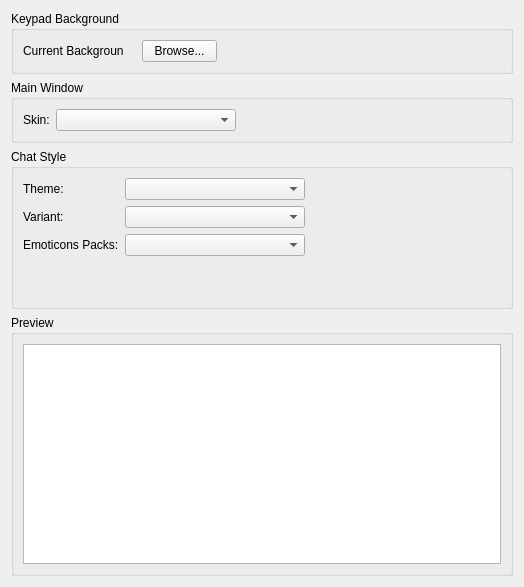
<ui version="4.0" >
 <class>AppearanceSettings</class>
 <widget class="QWidget" name="AppearanceSettings" >
  <property name="geometry" >
   <rect>
    <x>0</x>
    <y>0</y>
    <width>524</width>
    <height>587</height>
   </rect>
  </property>
  <property name="windowTitle" >
   <string>Form</string>
  </property>
  <layout class="QGridLayout" name="gridLayout_6" >
   <item row="0" column="0" >
    <widget class="QGroupBox" name="groupBox_4" >
     <property name="title" >
      <string>Keypad Background</string>
     </property>
     <property name="checkable" >
      <bool>false</bool>
     </property>
     <layout class="QGridLayout" name="gridLayout_5" >
      <item row="0" column="0" >
       <widget class="QLabel" name="label_6" >
        <property name="maximumSize" >
         <size>
          <width>100</width>
          <height>16777215</height>
         </size>
        </property>
        <property name="text" >
         <string>Current Background:</string>
        </property>
       </widget>
      </item>
      <item row="0" column="2" >
       <widget class="QPushButton" name="changeKeypadBackground" >
        <property name="enabled" >
         <bool>true</bool>
        </property>
        <property name="maximumSize" >
         <size>
          <width>75</width>
          <height>16777215</height>
         </size>
        </property>
        <property name="text" >
         <string>Browse...</string>
        </property>
       </widget>
      </item>
      <item row="0" column="1" >
       <widget class="QLabel" name="keypadBackgrounLabel" >
        <property name="sizePolicy" >
         <sizepolicy vsizetype="Preferred" hsizetype="Preferred" >
          <horstretch>0</horstretch>
          <verstretch>0</verstretch>
         </sizepolicy>
        </property>
        <property name="minimumSize" >
         <size>
          <width>0</width>
          <height>0</height>
         </size>
        </property>
        <property name="text" >
         <string/>
        </property>
       </widget>
      </item>
      <item row="0" column="3" >
       <spacer name="horizontalSpacer_3" >
        <property name="orientation" >
         <enum>Qt::Horizontal</enum>
        </property>
        <property name="sizeHint" stdset="0" >
         <size>
          <width>40</width>
          <height>20</height>
         </size>
        </property>
       </spacer>
      </item>
     </layout>
    </widget>
   </item>
   <item row="1" column="0" >
    <widget class="QGroupBox" name="groupBox" >
     <property name="title" >
      <string>Main Window</string>
     </property>
     <property name="checkable" >
      <bool>false</bool>
     </property>
     <layout class="QGridLayout" name="gridLayout" >
      <item row="0" column="0" >
       <widget class="QLabel" name="label" >
        <property name="sizePolicy" >
         <sizepolicy vsizetype="Fixed" hsizetype="Fixed" >
          <horstretch>0</horstretch>
          <verstretch>0</verstretch>
         </sizepolicy>
        </property>
        <property name="text" >
         <string>Skin:</string>
        </property>
       </widget>
      </item>
      <item row="0" column="1" >
       <widget class="QComboBox" name="skinComboBox" >
        <property name="sizePolicy" >
         <sizepolicy vsizetype="Fixed" hsizetype="Fixed" >
          <horstretch>0</horstretch>
          <verstretch>0</verstretch>
         </sizepolicy>
        </property>
        <property name="minimumSize" >
         <size>
          <width>180</width>
          <height>0</height>
         </size>
        </property>
       </widget>
      </item>
      <item row="0" column="2" >
       <spacer name="horizontalSpacer" >
        <property name="orientation" >
         <enum>Qt::Horizontal</enum>
        </property>
        <property name="sizeHint" stdset="0" >
         <size>
          <width>267</width>
          <height>20</height>
         </size>
        </property>
       </spacer>
      </item>
     </layout>
    </widget>
   </item>
   <item row="2" column="0" >
    <widget class="QGroupBox" name="groupBox_2" >
     <property name="title" >
      <string>Chat Style</string>
     </property>
     <layout class="QGridLayout" name="gridLayout_4" >
      <item row="0" column="0" >
       <layout class="QGridLayout" name="gridLayout_2" >
        <item row="0" column="0" >
         <widget class="QLabel" name="label_5" >
          <property name="sizePolicy" >
           <sizepolicy vsizetype="Preferred" hsizetype="Fixed" >
            <horstretch>0</horstretch>
            <verstretch>0</verstretch>
           </sizepolicy>
          </property>
          <property name="text" >
           <string>Theme:</string>
          </property>
         </widget>
        </item>
        <item row="0" column="1" >
         <widget class="QComboBox" name="cmbChatStyles" >
          <property name="sizePolicy" >
           <sizepolicy vsizetype="Fixed" hsizetype="Fixed" >
            <horstretch>0</horstretch>
            <verstretch>0</verstretch>
           </sizepolicy>
          </property>
          <property name="minimumSize" >
           <size>
            <width>180</width>
            <height>0</height>
           </size>
          </property>
          <property name="maxVisibleItems" >
           <number>30</number>
          </property>
         </widget>
        </item>
        <item row="1" column="0" >
         <widget class="QLabel" name="label_3" >
          <property name="sizePolicy" >
           <sizepolicy vsizetype="Preferred" hsizetype="Fixed" >
            <horstretch>0</horstretch>
            <verstretch>0</verstretch>
           </sizepolicy>
          </property>
          <property name="text" >
           <string>Variant:</string>
          </property>
         </widget>
        </item>
        <item row="1" column="1" >
         <widget class="QComboBox" name="cmbChatStyleVariant" >
          <property name="sizePolicy" >
           <sizepolicy vsizetype="Fixed" hsizetype="Fixed" >
            <horstretch>0</horstretch>
            <verstretch>0</verstretch>
           </sizepolicy>
          </property>
          <property name="minimumSize" >
           <size>
            <width>180</width>
            <height>0</height>
           </size>
          </property>
          <property name="maxVisibleItems" >
           <number>50</number>
          </property>
         </widget>
        </item>
        <item row="2" column="0" >
         <widget class="QLabel" name="label_2" >
          <property name="sizePolicy" >
           <sizepolicy vsizetype="Preferred" hsizetype="Fixed" >
            <horstretch>0</horstretch>
            <verstretch>0</verstretch>
           </sizepolicy>
          </property>
          <property name="text" >
           <string>Emoticons Packs:</string>
          </property>
         </widget>
        </item>
        <item row="2" column="1" >
         <widget class="QComboBox" name="cmbEmoticonList" >
          <property name="sizePolicy" >
           <sizepolicy vsizetype="Fixed" hsizetype="Fixed" >
            <horstretch>0</horstretch>
            <verstretch>0</verstretch>
           </sizepolicy>
          </property>
          <property name="minimumSize" >
           <size>
            <width>180</width>
            <height>0</height>
           </size>
          </property>
         </widget>
        </item>
       </layout>
      </item>
      <item row="0" column="1" >
       <spacer name="horizontalSpacer_2" >
        <property name="orientation" >
         <enum>Qt::Horizontal</enum>
        </property>
        <property name="sizeHint" stdset="0" >
         <size>
          <width>206</width>
          <height>20</height>
         </size>
        </property>
       </spacer>
      </item>
      <item row="1" column="0" colspan="2" >
       <widget class="QLabel" name="lblEmoticonPreview" >
        <property name="sizePolicy" >
         <sizepolicy vsizetype="Fixed" hsizetype="Expanding" >
          <horstretch>0</horstretch>
          <verstretch>0</verstretch>
         </sizepolicy>
        </property>
        <property name="minimumSize" >
         <size>
          <width>0</width>
          <height>35</height>
         </size>
        </property>
        <property name="textFormat" >
         <enum>Qt::RichText</enum>
        </property>
        <property name="textInteractionFlags" >
         <set>Qt::NoTextInteraction</set>
        </property>
       </widget>
      </item>
     </layout>
    </widget>
   </item>
   <item row="3" column="0" >
    <widget class="QGroupBox" name="groupBox_3" >
     <property name="title" >
      <string>Preview</string>
     </property>
     <layout class="QGridLayout" name="gridLayout_3" >
      <item row="0" column="0" >
       <widget class="QtChatHistoryWidget" name="themePreviewBrowser" />
      </item>
     </layout>
    </widget>
   </item>
  </layout>
 </widget>
 <customwidgets>
  <customwidget>
   <class>QtChatHistoryWidget</class>
   <extends>QTextBrowser</extends>
   <header>chat/QtChatHistoryWidget.h</header>
  </customwidget>
 </customwidgets>
 <resources/>
 <connections/>
</ui>
